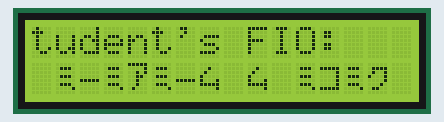
Recording of a sketch running on a simulated Arduino Uno, built with avr-gcc and run on an emulated ATmega328P. Shown: 16×2 character LCD.

Above: at 0.16 s.
At 5.03 s:
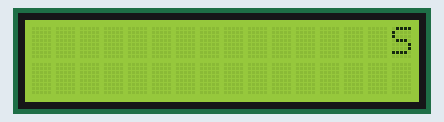
At 9.48 s:
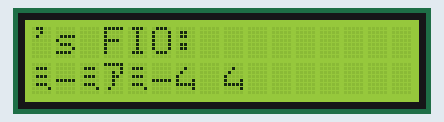
At 19.01 s:
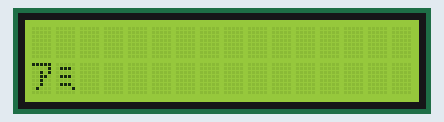
At 29.75 s:
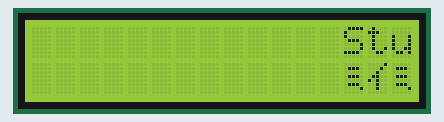
At 39.88 s:
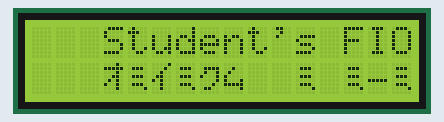

The sketch:

sketch_lr12.ino
```cpp
// Подключаем библиотеку для работы с жидкокристаллическим
// экраном (англ. Liquid Crystal Display или просто LCD)
#include <LiquidCrystal.h>
// Объявляем объект, для управления дисплеем. Для его создания
// необходимо указать номера пинов, к которым он подключен в
// порядке: RS E DB5 DB6 DB7 DB8
#define DISP_LENGTH 16
int index = 0;

String FIO = "Бабарыкин Артём Дмитриевич ";
LiquidCrystal lcd(13, 12, 11, 10, 9, 8);
void setup() {
 // начинаем работу с экраном. Сообщаем объекту количество
 // строк и столбцов. Опять же, вызывать pinMode не требуется:
 // функция begin сделает всё за нас
 lcd.begin(16, 2);
 lcd.print("Student's FIO:");
}
void loop() {
  // устанавливаем курсор, колонку 0, строку 1. На деле — это
  // левый квадрат 2-й строки, т.к. нумерация начинается с нуля
  lcd.setCursor(0, 1);
  lcd.scrollDisplayLeft();
  for (int i; i < DISP_LENGTH; i++) {
    lcd.print(FIO[(index + i) % FIO.length()]);
  }

  index++;
  delay(200);
}
```
